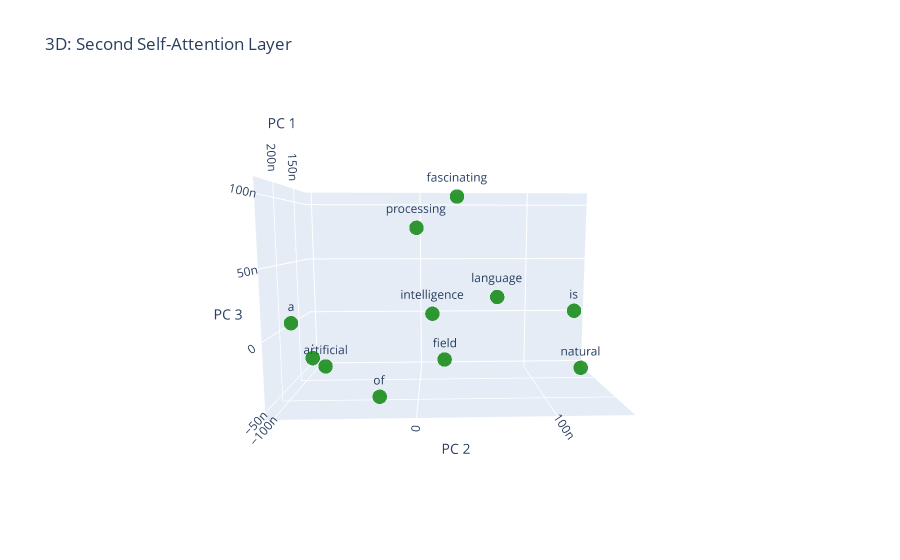

Notebook source saved alongside this figure:
### Code cell
embedding_np = output_2.detach().numpy()
reduced = PCA(n_components=3).fit_transform(embedding_np)

x, y, z = reduced[:, 0], reduced[:, 1], reduced[:, 2]

fig = go.Figure(data=[go.Scatter3d(
    x=x, y=y, z=z,
    mode='markers+text',
    text=tokens,
    textposition='top center',
    marker=dict(size=5, color='green', opacity=0.8)
)])
fig.update_layout(title='3D: Second Self-Attention Layer',  scene=dict(
        xaxis_title='PC 1',
        yaxis_title='PC 2',
        zaxis_title='PC 3'
    ),
    height=800)
fig.show()

### Figure 1 — Plotly figure (JSON) as saved in the notebook; plotly's stock layout.template omitted (floating-point values rounded to 4 significant figures)
{"data": [{"marker": {"color": "green", "opacity": 0.8, "size": 5}, "mode": "markers+text", "text": ["natural", "language", "processing", "is", "a", "fascinating", "field", "of", "artificial", "intelligence", "."], "textposition": "top center", "type": "scatter3d", "x": [1.359e-07, 1.402e-07, 1.508e-07, 1.17e-07, 1.969e-07, 1.367e-07, 1.677e-07, 2.065e-07, 2.083e-07, 1.591e-07, 2.33e-07], "y": [1.486e-07, 6.902e-08, -2.369e-09, 1.464e-07, -9.725e-08, 3.292e-08, 2.116e-08, -2.946e-08, -6.932e-08, 1.094e-08, -7.195e-08], "z": [-5.035e-08, 1.716e-08, 7.861e-08, 2.509e-10, 5.555e-09, 1.061e-07, -3.233e-08, -5.029e-08, -2.541e-08, 5.593e-09, -1.215e-08]}], "layout": {"autosize": true, "scene": {"aspectmode": "auto", "aspectratio": {"x": 0.7047, "y": 1.493, "z": 0.9502}, "camera": {"center": {"x": 0, "y": 0, "z": 0}, "eye": {"x": 2.125, "y": -0.07226, "z": 0.2636}, "projection": {"type": "perspective"}, "up": {"x": 0, "y": 0, "z": 1}}, "xaxis": {"title": {"text": "PC 1"}, "type": "linear"}, "yaxis": {"title": {"text": "PC 2"}, "type": "linear"}, "zaxis": {"title": {"text": "PC 3"}, "type": "linear"}}, "title": {"text": "3D: Second Self-Attention Layer"}}}
